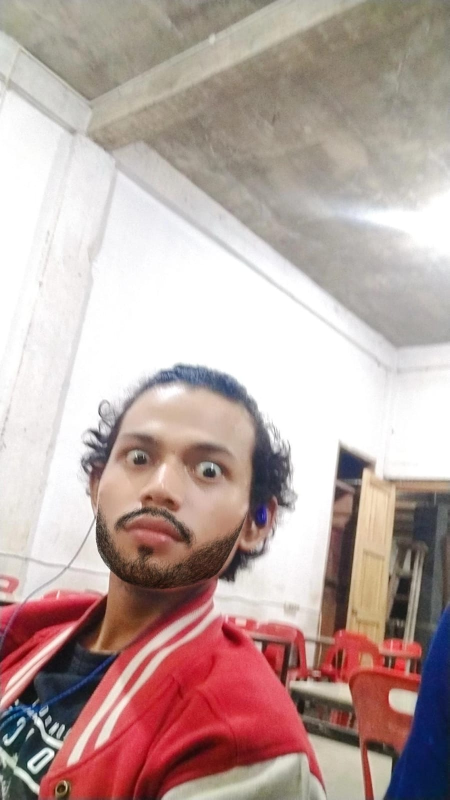
#> input picture Tugas2/Foto/Afkar.jpeg, 899 x 1599 px, found by its file name (shown at 1/2 size)
$ python FaceAndayes_detection.py
#> lines starting #> are read from the running program, lines starting #| are printed output that depends on the picture; after the words box and inside, x2 and y2 are one past the last pixel; in counts of white or black regions, pixels touching at a corner belong together
import cv2
# load casecade nya
face_cascade = cv2.CascadeClassifier('haarcascade_frontalface_default.xml')
eye_cascade = cv2.CascadeClassifier('haarcasecade_ayes.xml')

img = cv2.imread('foto/afkar.jpeg')
#> img is the input picture: shape (1599, 899, 3); mean B, G, R 160.7, 164.6, 186.3

gray = cv2.cvtColor(img, cv2.COLOR_BGR2GRAY)
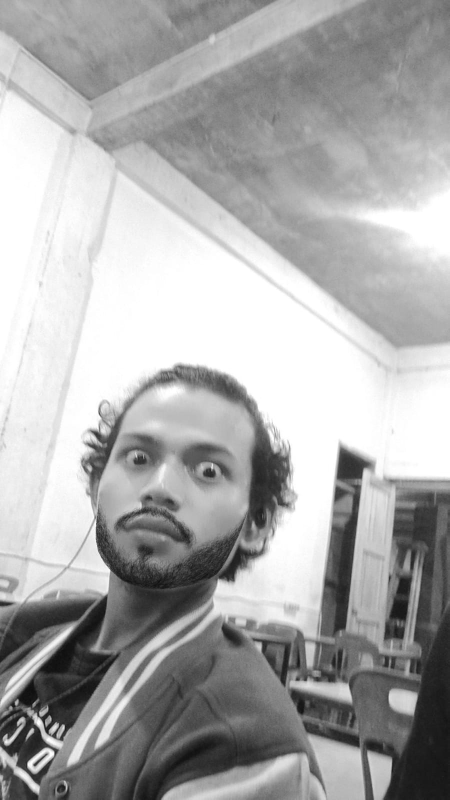
#> gray: shape (1599, 899) (shown at 1/2 size); min 10, max 255, mean 170.7
faces = face_cascade.detectMultiScale(gray, 1.3, 5)
#> faces = [[142, 771, 390, 390]]

for (x, y, w, h) in faces:
    cv2.rectangle(img, (x, y), (x + w, y + h), (255, 0, 0), 2)
    roi_gray = gray[y:y + h, x:x + w]
    roi_color = img[y:y + h, x:x + w]

    eyes = eye_cascade.detectMultiScale(roi_gray)
    for (ex, ey, ew, eh) in eyes:
        cv2.rectangle(roi_color, (ex, ey), (ex + ew, ey + eh), (0, 255, 0), 2)
#> this loop made 1 pass
#> (x, y, w, h, eyes) on pass 1: (142, 771, 390, 390, [[143, 215, 23, 23], [95, 104, 82, 82], [232, 127, 86, 86]])
#> pass 1, `roi_gray = gray[y:y + h, x:x + w]`:
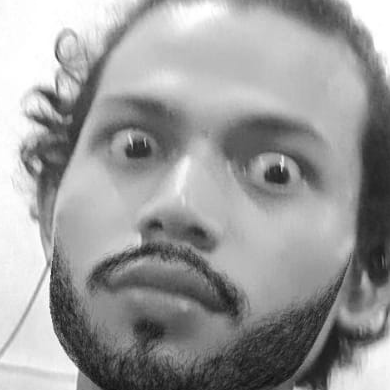
#> roi_gray: shape (390, 390); min 15, max 255, mean 154.7
#> pass 1, `roi_color = img[y:y + h, x:x + w]`:
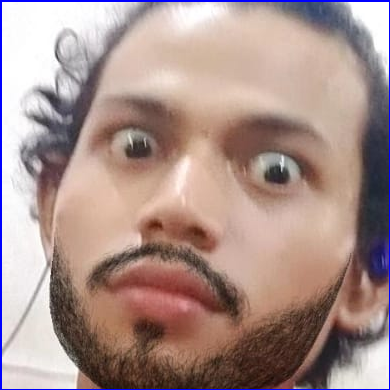
#> roi_color: shape (390, 390, 3); mean B, G, R 140.3, 145.6, 169.9
#> after the loop:
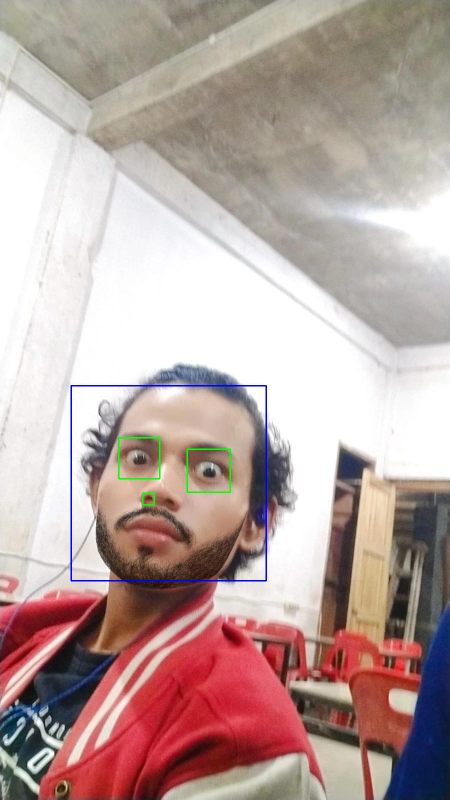
#> img: shape (1599, 899, 3) (shown at 1/2 size); 0.48% of pixels changed, all inside (x1, y1, x2, y2) = (141, 770, 534, 1163)
#> after the loop:
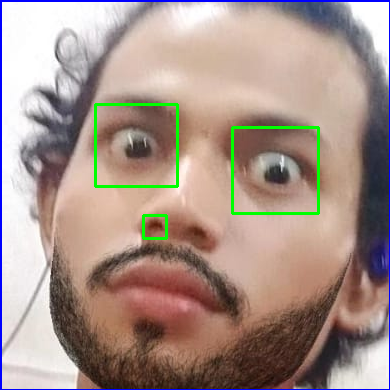
#> roi_color: shape (390, 390, 3); 1.5% of pixels changed, all inside (x1, y1, x2, y2) = (94, 103, 320, 240)

img = cv2.resize(img, (400,600))
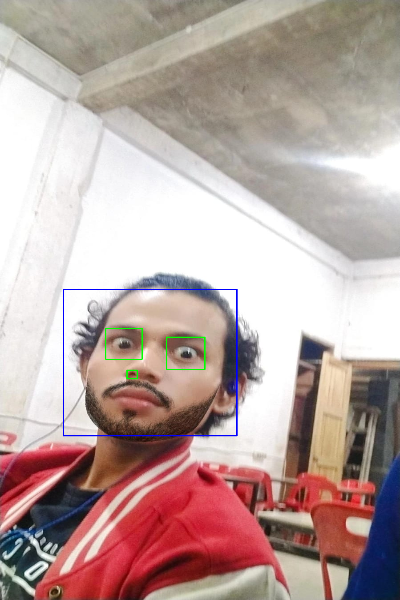
#> img: shape (600, 400, 3); mean B, G, R 160.7, 164.2, 185.4
cv2.imshow('img', img)
cv2.waitKey(0)
cv2.destroyAllWindows()

$ run again, with Tugas2/Foto/AripKent.jpeg copied over Tugas2/Foto/Afkar.jpeg
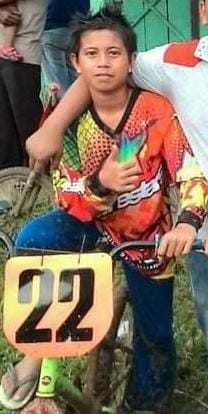
#> input picture Tugas2/Foto/AripKent.jpeg, 208 x 414 px, found by its file name
#> img is the input picture: shape (414, 208, 3); mean B, G, R 91.8, 109.2, 126.1
#> `gray = cv2.cvtColor(img, cv2.COLOR_BGR2GRAY)`:
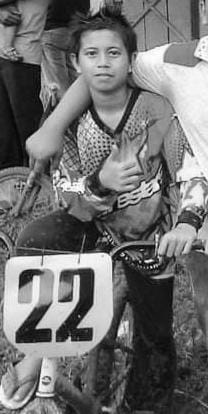
#> gray: shape (414, 208); min 1, max 255, mean 112.2
#> faces = [[71, 28, 63, 63], [22, 250, 69, 69]]
#> the loop `for (x, y, w, h) in faces:` made 2 passes
#> (x, y, w, h, eyes) on pass 1: (71, 28, 63, 63, [[31, 13, 22, 22], [10, 15, 22, 22]])
#> `img = cv2.resize(img, (400,600))`:
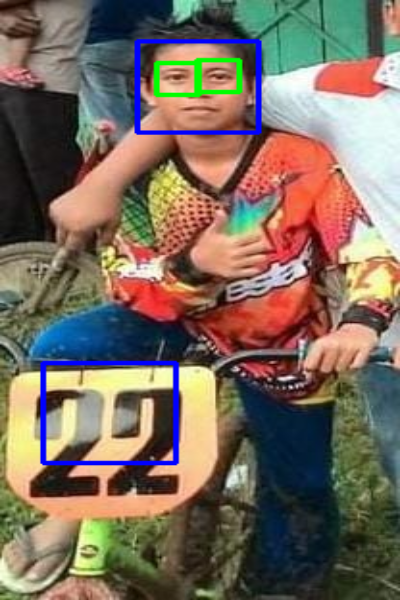
#> img: shape (600, 400, 3); mean B, G, R 94.1, 107.7, 122.6

$ run again, with Tugas2/Foto/Faqih.jpeg copied over Tugas2/Foto/Afkar.jpeg
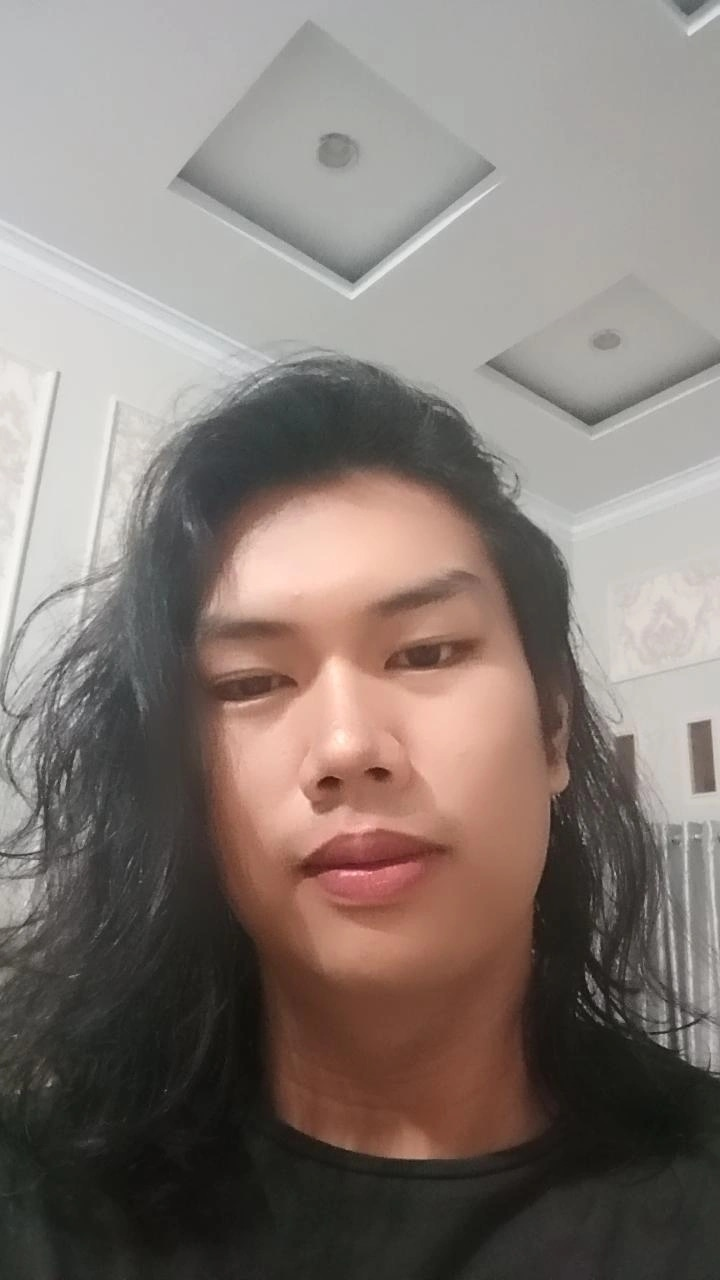
#> input picture Tugas2/Foto/Faqih.jpeg, 720 x 1280 px, found by its file name
#> img is the input picture: shape (1280, 720, 3); mean B, G, R 116.7, 122.5, 133.4
#> faces = [[123, 482, 462, 462]]
#> the loop `for (x, y, w, h) in faces:` made 1 pass
#> after the loop `for (x, y, w, h) in faces:`:
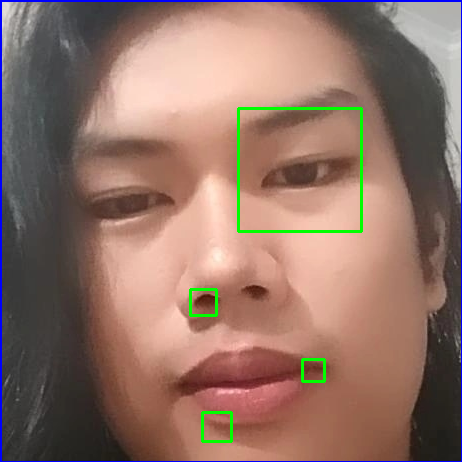
#> roi_color: shape (462, 462, 3); mean B, G, R 103.4, 114.9, 145
#> `img = cv2.resize(img, (400,600))`:
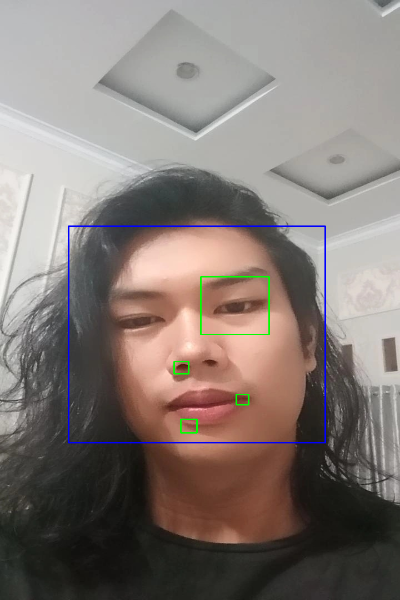
#> img: shape (600, 400, 3); mean B, G, R 117.2, 122.2, 132.2
